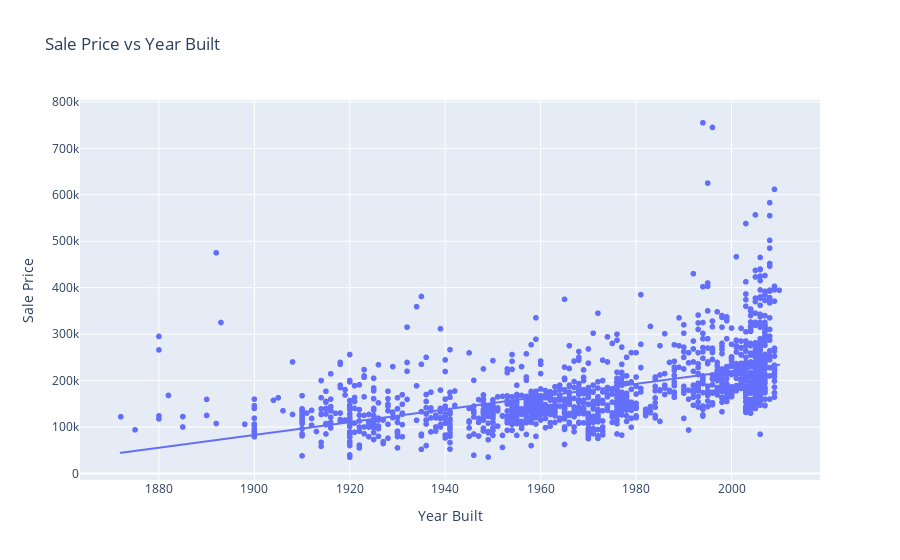

The cell this chart's notebook holds for it:
### Code cell
fig_yearBuilt_salPric = px.scatter(
    data,
    x="YearBuilt",
    y="SalePrice",
    title="Sale Price vs Year Built",
    labels={"YearBuilt": "Year Built", "SalePrice": "Sale Price"},
    trendline="ols",
)
fig_yearBuilt_salPric.show()

### Figure 1 — Plotly figure (JSON) as saved in the notebook; plotly's stock layout.template omitted (floating-point values rounded to 4 significant figures; data arrays with more than 128 entries replaced by an {"elided": "..."} marker saying what was removed)
{"data": [{"hovertemplate": "Year Built=%{x}<br>Sale Price=%{y}<extra></extra>", "legendgroup": "", "marker": {"color": "#636efa", "symbol": "circle"}, "mode": "markers", "name": "", "showlegend": false, "type": "scattergl", "x": {"elided": "1460 int values"}, "xaxis": "x", "y": {"elided": "1460 int values"}, "yaxis": "y"}, {"hovertemplate": "<b>OLS trendline</b><br>SalePrice = 1375.37 * YearBuilt + -2.53031e+06<br>R<sup>2</sup>=0.273422<br><br>Year Built=%{x}<br>Sale Price=%{y} <b>(trend)</b><extra></extra>", "legendgroup": "", "marker": {"color": "#636efa", "symbol": "circle"}, "mode": "lines", "name": "", "showlegend": false, "type": "scattergl", "x": {"elided": "1460 int values"}, "xaxis": "x", "y": {"elided": "1460 float values"}, "yaxis": "y"}], "layout": {"legend": {"tracegroupgap": 0}, "title": {"text": "Sale Price vs Year Built"}, "xaxis": {"anchor": "y", "domain": [0, 1], "title": {"text": "Year Built"}}, "yaxis": {"anchor": "x", "domain": [0, 1], "title": {"text": "Sale Price"}}}}
